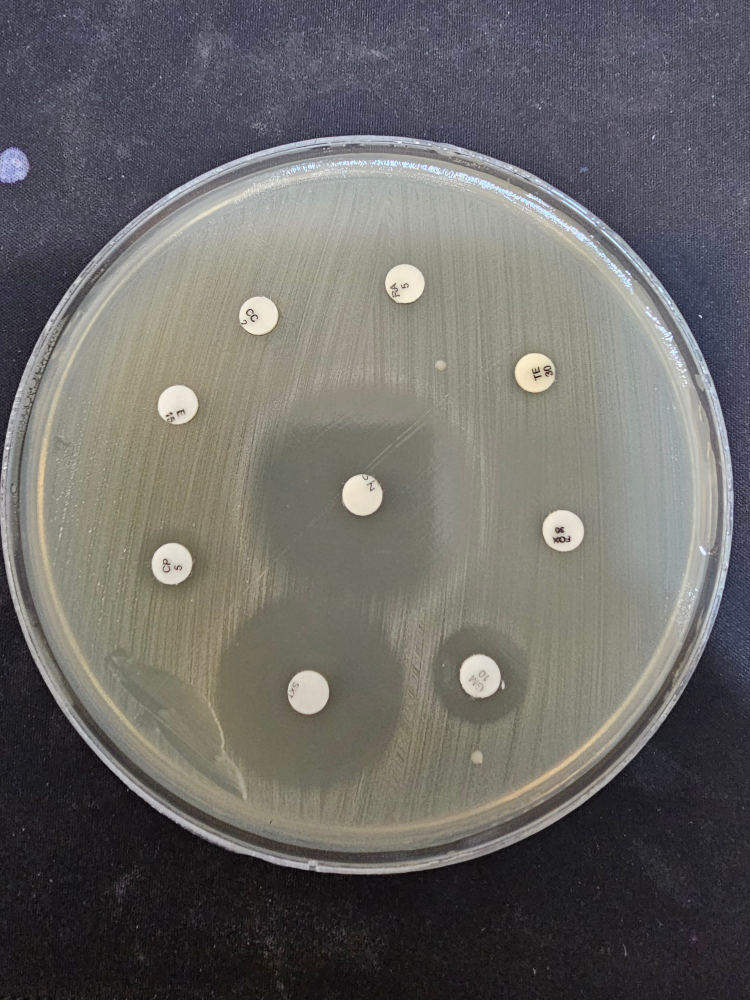
#> input picture ground_truth/raw_images/gt_01.jpg, 1500 x 2000 px, found by its file name (shown at 1/2 size)
$ python ocr_feasibility.py
#> lines starting #> are read from the running program, lines starting #| are printed output that depends on the picture
"""
امکان‌سنجیِ خواندنِ کدِ آنتی‌بیوتیک رویِ دیسک با OCR.

پرسش: آیا افزودنِ OCR می‌تواند به «مرجعِ بهتر» برساند؟

## جوابِ کوتاه: نه، دستِ‌کم نه به آن معنایی که مسئله‌ی ما دارد

نویزِ ±۲ میلی‌متر مالِ **خوانشِ کولیسیِ کارشناس از لبه‌ی هاله** است. برچسبِ رویِ
دیسک هیچ ربطی به آن اندازه‌گیری ندارد. خواندنِ کد، آنتی‌بیوتیک را می‌دهد نه قطرِ
دقیق‌ترِ هاله، پس تکرارپذیریِ مرجع را عوض نمی‌کند.

## ولی چیزهایِ دیگری می‌دهد که ارزشمندند

۱. ماژولِ ۱۸ (طبقه‌بندیِ EUCAST) خودکار می‌شود؛ الان آنتی‌بیوتیکِ هر دیسک باید
   دستی در `cfg.eucast_disk_agents` وارد شود.
۲. ارزیابیِ دسته‌ای **دقیق** می‌شود به‌جایِ میانگین‌گیری رویِ ۳۴۹ نقطه‌ی شکست.
   این بهبودِ واقعی در کیفیتِ *ارزیابی* است (نه در کیفیتِ مرجع).
۳. تنها مسیرِ غیرمستقیم به مرجعِ بهتر: با دانستنِ آنتی‌بیوتیک + گونه، بازه‌هایِ
   کنترلِ کیفیِ EUCAST و سازگاریِ بینِ پلیت‌ها اجازه می‌دهند خوانش‌هایِ پرتِ *خودِ
   کارشناس* علامت بخورند. مسیرِ واقعی ولی ضعیفی است.

## نتیجه‌ی امکان‌سنجی

کدها برایِ چشمِ انسان در همین رزولوشن (~۱۳.۳ پیکسل بر میلی‌متر) **خوانا هستند** --
از ۹ دیسکِ عکسِ gt_01، ۸ تا دستی خوانده شد: RA 5، TE 30، FOX 30، GM 10، SXT،
CP 5، E 15، CC 2 (تصویر: disk_labels_gt01.png).

ولی OCRِ آماده کاملاً شکست می‌خورد: **۰ از ۸** در دو تلاشِ جدی، شاملِ ماسکِ دایره‌ای
دیسک، آستانه‌ی Otsu معکوس، بزرگ‌نماییِ ۶ برابر، CLAHE، و راست‌سازی با
`minAreaRect` در چهار جهت با psm ۷ و ۸. بدتر از آن، Tesseract با **اطمینانِ بالا
اشتباه** می‌کند (اطمینانِ ۸۵ برایِ «G» رویِ دیسکی که «TE 30» است).

علتش ساختاری است، نه تنظیمات: OCRِ عمومی برایِ متنِ چاپیِ افقیِ سند آموزش دیده،
درحالی‌که این‌ها مهرِ دستیِ منحنی، با چرخشِ کاملاً تصادفی، ارتفاعِ نویسه ~۲۰ پیکسل،
و گاهی بسیار کم‌رنگ‌اند (SXT).

**ابزارِ درست OCR نیست، طبقه‌بندیِ واژگانِ بسته است:** مجموعه‌ی کدها بسته و کوچک
است (~۳۰ تا ۴۰ کد)، پس مسئله «تشخیصِ متنِ آزاد» نیست بلکه «انتخاب از یک فهرستِ
معلوم» است -- که به‌مراتب ساده‌تر است.

**ولی یک مشکلِ مرغ‌و‌تخم‌مرغ دارد:** آموزش یا اعتبارسنجیِ چنین طبقه‌بندی به برچسبِ
مرجعِ کدها نیاز دارد، که در دیتاستِ ما وجود ندارد. کسی باید اول آن‌ها را برچسب
بزند -- و اگر بزند، برایِ همین ۱۱ پلیت دیگر به OCR نیازی نیست.

اجرا:  python3 ground_truth/diagnostics/ocr_feasibility.py
نیازمند: tesseract-ocr و pytesseract (هیچ‌کدام وابستگیِ خودِ پایپلاین نیستند).
"""
import cv2, numpy as np, pytesseract, csv, math
from collections import defaultdict
gt=defaultdict(list)
for r in csv.DictReader(open('/home/user/Antibiogram/ground_truth/ground_truth_expert_readings.csv')):
#> (reads ground_truth/ground_truth_expert_readings.csv from the repository)
    gt[r['image_file']].append((float(r['x_px']),float(r['y_px'])))
img=cv2.imread('/home/user/Antibiogram/ground_truth/raw_images/gt_01.jpg',cv2.IMREAD_GRAYSCALE)
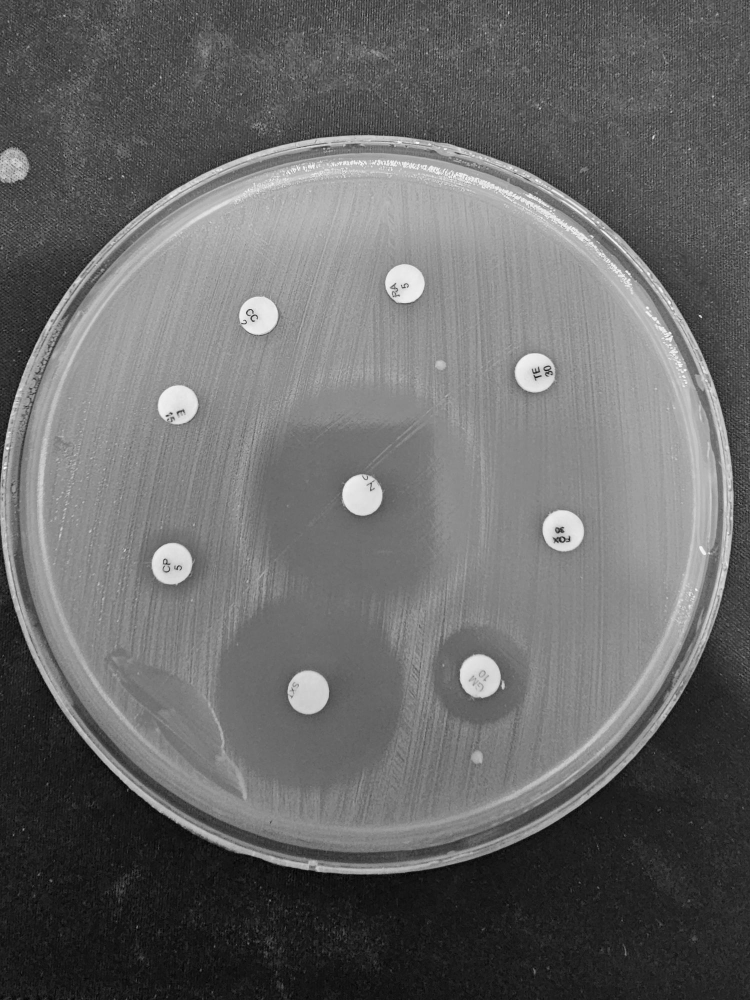
#> img: shape (2000, 1500) (shown at 1/2 size); min 0, max 255, mean 105
truth=['RA 5','TE 30','FOX 30','GM 10','SXT','CP 5','E 15','CC 2','?']
CFG='-c tessedit_char_whitelist=ABCDEFGHIJKLMNOPQRSTUVWXYZ0123456789'

def prep(x,y,r=46):
    c=img[max(0,y-r):y+r, max(0,x-r):x+r].copy()
    # ماسکِ دایره‌ایِ دیسک تا بافتِ آگارِ اطراف واردِ آستانه‌گذاری نشود
    m=np.zeros(c.shape,np.uint8); cv2.circle(m,(c.shape[1]//2,c.shape[0]//2),int(r*0.92),255,-1)
    c=np.where(m>0,c,255).astype(np.uint8)
    c=cv2.resize(c,(0,0),fx=6,fy=6,interpolation=cv2.INTER_CUBIC)
    # متنِ تیره رویِ کاغذِ روشن -> آستانه‌ی Otsu معکوس
    _,b=cv2.threshold(cv2.GaussianBlur(c,(5,5),0),0,255,cv2.THRESH_BINARY_INV+cv2.THRESH_OTSU)
    b=cv2.morphologyEx(b,cv2.MORPH_OPEN,np.ones((5,5),np.uint8))
    return c,b

def deskew_angles(b):
    """زاویه‌ی اصلیِ توده‌ی متن از رویِ جعبه‌ی چرخیده‌ی همه‌ی پیکسل‌هایِ تیره."""
    pts=cv2.findNonZero(b)
    if pts is None or len(pts)<50: return [0]
    (_,_),(w,h),ang=cv2.minAreaRect(pts)
    if w<h: ang+=90
    return [ang, ang+90, ang+180, ang+270]

ok=0
for k,(x,y) in enumerate(gt['gt_01.jpg'][:9]):
    c,b=prep(int(x),int(y))
    best=('',0,0)
    cands=deskew_angles(b)
    for ang in cands:
        M=cv2.getRotationMatrix2D((c.shape[1]/2,c.shape[0]/2),ang,1.0)
        rot=cv2.warpAffine(c,M,(c.shape[1],c.shape[0]),borderValue=255,flags=cv2.INTER_CUBIC)
        for psm in (7,8):
#> (the run stopped early here; a loop or call above may not have finished)
